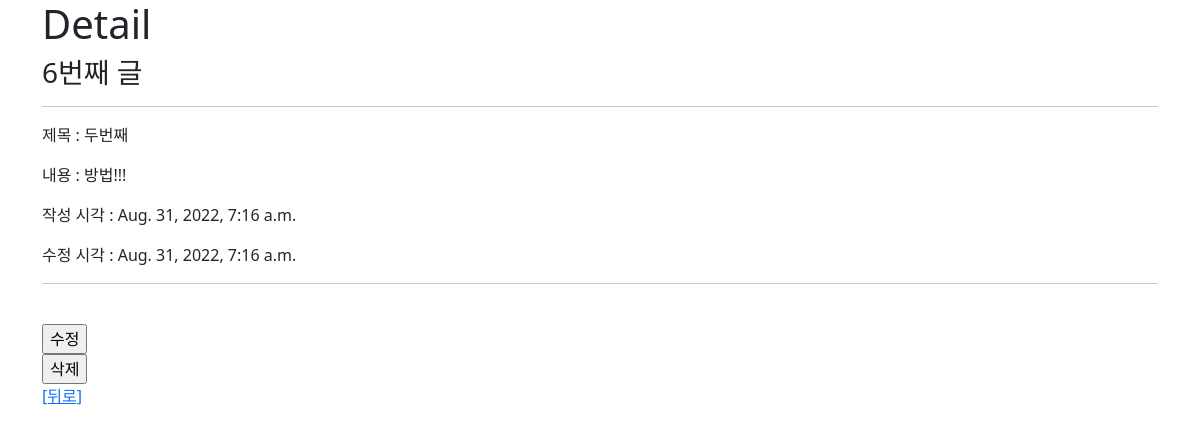
The app's page /articles/6/ with its own data.
### articles/models.py (models this page shows, shortened)
class Article(models.Model):
    title = models.CharField(max_length=10)
    content = models.TextField()
    created_at = models.DateTimeField(auto_now_add=True)
    updated_at = models.DateTimeField(auto_now=True)

### articles/views.py (the view)
# urls.py: path('<int:pk>/', views.detail, name='detail'),
def detail(request, pk):
    article = Article.objects.get(pk=pk)
    context = {
        'article' : article,
    }
    return render(request, 'articles/detail.html', context)

### articles/templates/articles/detail.html
{% extends 'base.html' %}
{% block content %}
<h1>Detail</h1>
<h3>{{ article.pk }}번째 글</h3>
<hr>
  <p>제목 : {{ article.title }}</p>
  <p>내용 : {{ article.content }}</p>
  <p>작성 시각 : {{ article.created_at }}</p>
  <p>수정 시각 : {{ article.updated_at }}</p>
  <hr>
  <br>
  <form action="{% url 'articles:edit' article.pk %}">
    <input type="submit" value="수정">
  </form>
  <form action="{% url 'articles:delete' article.pk %}">
    <input type="submit" value="삭제">
  </form>
  <a href="{% url 'articles:index' %}">[뒤로]</a>
{% endblock content %}

### records on screen
Article: pk "6", title "두번째", content "방법!!!", created_at "Aug. 31, 2022, 7:16 a.m.", updated_at "Aug. 31, 2022, 7:16 a.m."
